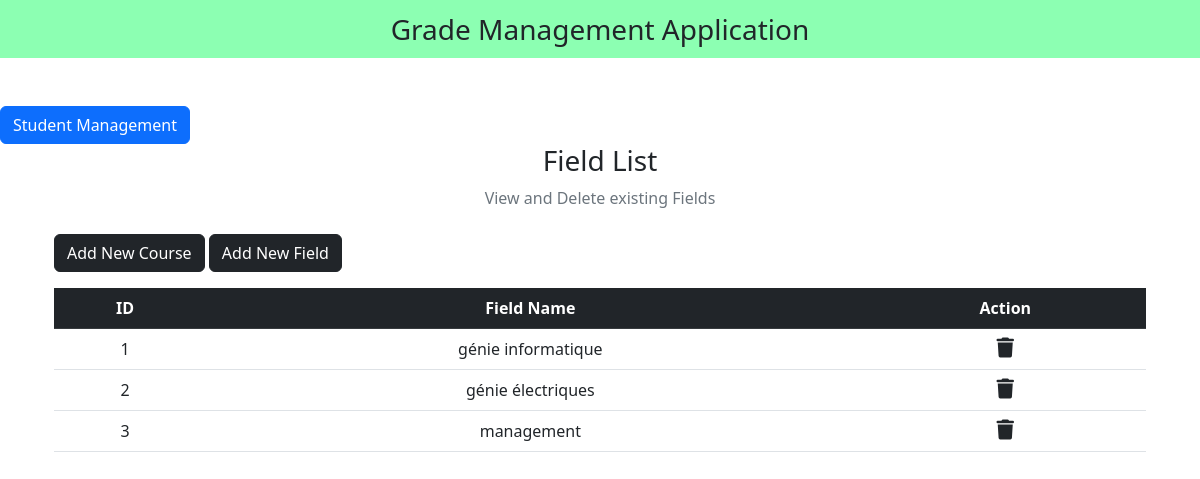
/courses.php, run on the app's committed database.
### tables this page shows
CREATE TABLE `filieres` (
  `id` int(11) NOT NULL,
  `nom` varchar(255) NOT NULL
);

### courses.php (the view, shortened to what this page needs)
<?php
include "db_conn.php";
?>
<!DOCTYPE html>
<html lang="en">
<head>
  <link href="https://cdn.jsdelivr.net/npm/bootstrap@5.2.3/dist/css/bootstrap.min.css" rel="stylesheet">
  <link rel="stylesheet" href="https://cdnjs.cloudflare.com/ajax/libs/font-awesome/6.4.0/css/all.min.css" />
</head>
<body>
  <nav class="navbar navbar-light justify-content-center fs-3 mb-5" style="background-color: #00ff5573;">
  Grade Management Application
  </nav>
  <a href="index.php" class="btn btn-primary">Student Management</a>
  <div class="container">
  <div class="container">
    <div class="text-center mb-4">
        <h3>Field List</h3>
        <p class="text-muted">View and Delete existing Fields</p>
    </div>
    <a href="add_new_course.php" class="btn btn-dark mb-3">Add New Course</a>
    <a href="add_new_field.php" class="btn btn-dark mb-3">Add New Field</a>
    <table class="table table-hover text-center">
      <thead class="table-dark">
        <tr>
           <th scope="col">ID</th>
            <th scope="col">Field Name</th>
            <th scope="col">Action</th>
        </tr>
      </thead>
      <tbody>
        <?php
        $sql = "SELECT * FROM `filieres`";
        $result = mysqli_query($conn, $sql);
        while ($row = mysqli_fetch_assoc($result)) {
        ?>
          <tr>
          <td><?php echo $row["id"] ?></td>
          <td><?php echo $row["nom"] ?></td>
            <td>
              <a href="deleteCourse.php?id=<?php echo $row["id"] ?>" class="link-dark"><i class="fa-solid fa-trash fs-5"></i></a>
            </td>
          </tr>
        <?php
        }
        ?>
      </tbody>
    </table>
  </div>
</body>
</html>

### data on the page
filieres: id "1", nom "génie informatique"
filieres: id "2", nom "génie électriques"
filieres: id "3", nom "management"
